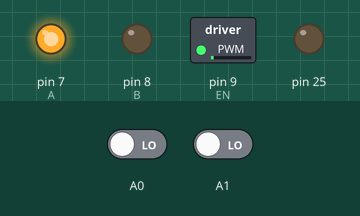
Recording of a sketch running on a simulated Arduino Mega 2560, built with avr-gcc and run on an emulated ATmega2560. Parts: switched loads named in the sketch (green lamp = pin HIGH), output pins drawn as LEDs (lit = HIGH). Inputs (shaded band) come from the test bench; at power-on: A0 LOW, A1 LOW.

Above: at 3.7 s.
3.8 s: A0 driven HIGH
At 3.92 s:
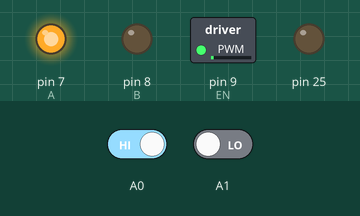
6.8 s: A1 driven HIGH
At 20.7 s:
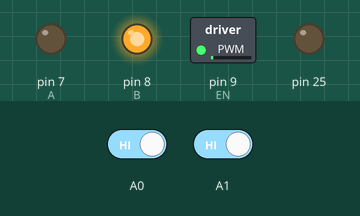
Timing chart, 0 to 21.0 s (numbered marks = the images above; inputs shaded):
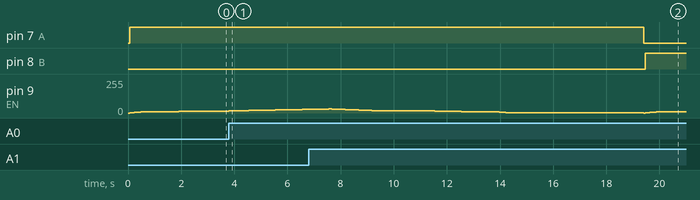

The sketch:

Simple_automated_point_to_point_layout.ino
```cpp
/*
 * Arduino program to control a model train running a point to point layout with the help of feedback sensors.
 *
 * Made by Tech Build: https://www.youtube.com/channel/UCNy7DyfhSD9jsQEgNwETp9g?sub_confirmation=1
 *
 * Feel free to tinker with the code and customize it for your own layout. :)
 */
int s;

int ta = 2;//Integer variable to store time delay of the train between crossing the 'sensored' track and stopping at point A.

int tb = 2;//Integer variable to store time delay of the train between crossing the 'sensored' track and stopping at point B.

int sa = 5;//Integer variable to store how long will the train stop at station A(in seconds).

int sb = 5;//Integer variable to store how long will the train stop at station B(in seconds).

int MidSpeed = 15;//Integer variable to store the train's initial speed(when leaving or arriving at the station).

int MaxSpeed = 30;//Integer variable to store the train's maximum speed(after leaving the station).

#define A 7
#define B 8
#define EN 9

void motor_go(){
 if(s>=1&&s<=255){
  digitalWrite(B,LOW);
  digitalWrite(A,HIGH);
  analogWrite(EN,s);
 }
 if(s<=-1&&s>=-255){
  digitalWrite(A,LOW);
  digitalWrite(B,HIGH);
  analogWrite(EN,-s);
 }
 if(s==0){
  digitalWrite(B,LOW);
  digitalWrite(A,LOW);
  analogWrite(EN,s);
 }
}
void setup() {
  // put your setup code here, to run once:

  pinMode(A,OUTPUT);
  pinMode(B,OUTPUT);
  pinMode(25, OUTPUT);
  pinMode(A0, INPUT);
  pinMode(A1, INPUT);
}

void loop() {
      /*
       * The train will start from point A to proceed towards point B.
       */
      for(s=0;s<=10;s++){//Applying low-voltage across the track rails to make the train's lights turn on(This might not work for all trains!).
        motor_go();
        delay(60);
      }

      delay(1000);//Waiting for a second.

      for(s=s;s<=MidSpeed;s++){//Starting the train from the station at point A.
        motor_go();
        delay(250);
      }

      while(digitalRead(A0)!=HIGH);//The train will keep moving at the set 'MidSpeed' until crossing the 'sensored' track.

      for(s=s;s<=MaxSpeed;s++){//Increasing the speed of the train.
        motor_go();
        delay(250);
      }

      while(digitalRead(A1)!=HIGH);//The train will keep moving at the set 'MaxSpeed' until crossing the next 'sensored' track.

      for(s=s;s!=MidSpeed;s--){//Reducing the speed of the train.
        motor_go();
        delay(125);
      }

      delay(tb*1000);//Wait for set amount of time(in seconds) before stopping the train at the station at point B.

      for(s=s;s!=10;s--){//Bring it to a halt, keeping the lights turned on(This might not work for all trains!).
        motor_go();
        delay(250);//You can increase the value of the number in the parenthesis() to make the locomotive slow down more gradually.
      }

      delay(1000);//Wait for a second.

      for(s=s;s!=0;s--){
        motor_go();
        delay(60);
      }

      delay(5000);//Wait for set amount of time at the station before startinf again.
      /*
       * The train will now start to go back to point A the same way it went from point A to B.
       */
      for(s=s;s!=-10;s--){
        motor_go();
        delay(60);
      }

      delay(1000);

      for(s=s;s!=-MidSpeed;s--){
        motor_go();
        delay(250);
      }

      while(digitalRead(A1)!=HIGH);

      for(s=s;s!=-MaxSpeed;s--){
        motor_go();
        delay(125);
      }

      digitalWrite(25, HIGH);

      while(digitalRead(A0)!=HIGH);

      digitalWrite(25, LOW);

      for(s=s;s<=-MidSpeed;s++){
        motor_go();
        delay(125);
      }

      delay(ta*1000);

      for(s=s;s<=-10;s++){
        motor_go();
        delay(125);//You can increase the value of the number in the parenthesis() to make the locomotive slow down more gradually.
      }

      delay(1000);

      for(s=s;s<=0;s++){
        motor_go();
        delay(60);
      }

      delay(5000);

}
```

Measured:
- after the input at 3.8 s, pin 9 (EN): moves from 15/255 to 27/255 over 2.8 s, starting at once
- after the input at 6.8 s, pin 7 (A): HIGH → LOW after 12.6 s; pin 8 (B): LOW → HIGH after 12.7 s
